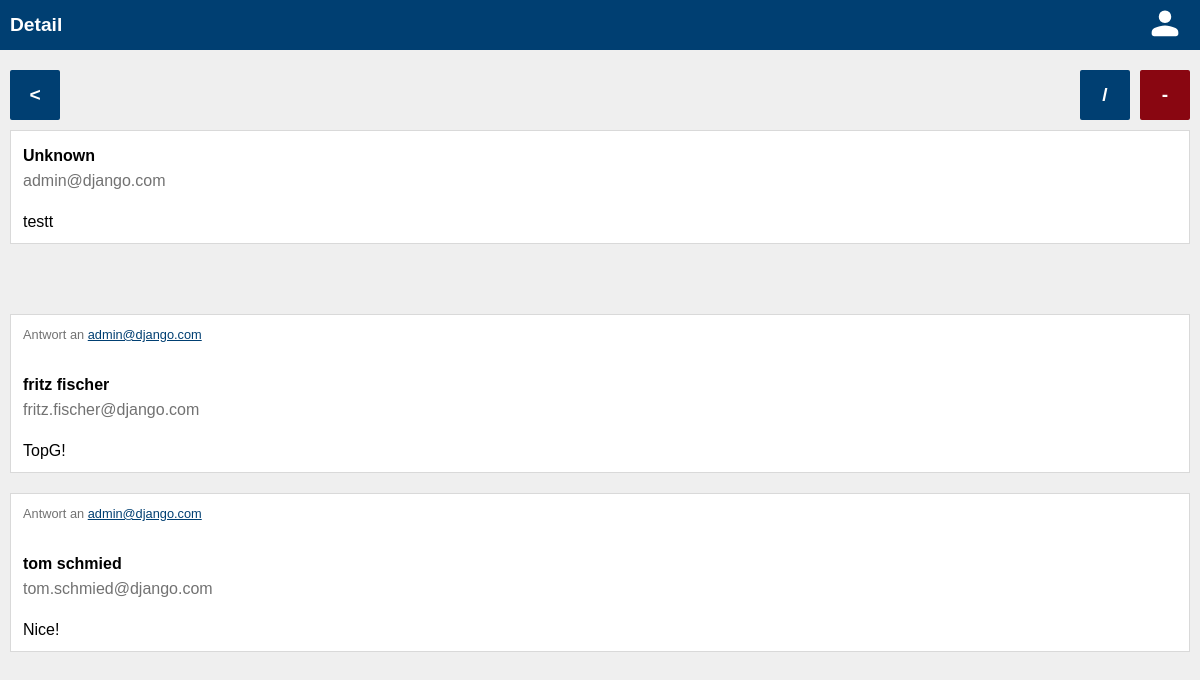
/feeds/1, run on the app's committed database.
### feeds/models.py (models this page shows)
class Feed(models.Model):
    text = models.TextField(max_length=200)
    author = models.ForeignKey(
        User,
        on_delete=models.CASCADE,
        related_name="feeds",
    )

### authentication/models.py (models this page shows)
class User(AbstractUser):
    email = models.EmailField(_("email address"), unique=True)
    USERNAME_FIELD = "email"
    REQUIRED_FIELDS = ["username"]
    birthdate = models.DateField(null = True)
    verified = models.BooleanField(null = True)

### commentary/models.py (models this page shows)
class Commentary(models.Model):
    text = models.TextField(max_length=200)
    feed = models.ForeignKey(Feed, on_delete=models.CASCADE, related_name="commentaries")
    author = models.ForeignKey(User, on_delete=models.CASCADE, related_name="commentaries")

### feeds/views.py (the view)
# urls.py: path("feeds/<slug:pk>", FeedView.as_view(), name="feed")
class FeedView(generic.DetailView):
    model = Feed
    template_name = "feeds/feed.html"

### feeds/templates/feeds/feed.html (shortened to what this page needs)
{% load static %}
<!DOCTYPE html>
<html lang="en">
<head>
    <link rel="stylesheet" href="{% static 'global.css' %}">
    <link rel="stylesheet" href="{% static 'header.css' %}">
    <link rel="stylesheet" href="{% static 'style.css' %}">
    <link rel="stylesheet" href="{% static 'feeds.css' %}">
</head>
<body>
<header>
    <h1 class="title">Detail</h1>
    <div class="profile">
        <a href="/account/"><img src="{% static 'svgs/account.svg' %}" height="40px" /></a>
    </div>
</header>
<main>
    <div class="grid-buttons grid-buttons-detail">
        <a href="{% url 'feeds' %}" class="crud-button back">
            <p><</p>
        </a>
        <a class="crud-button update">
            <p>/</p>
        </a>
        <a class="crud-button delete">
            <p>-</p>
        </a>
    </div>
    <div class="card feed">
        <a href="{% url 'user' feed.author.id %}" class="author">
            {% if feed.author.first_name != "" and feed.author.last_name != "" %}
                <p class="fulname">{{ feed.author.first_name }} {{ feed.author.last_name }}</p>
            {% else %}
                <p class="fulname">Unknown</p>
            {% endif %}
            <p class="email">{{ feed.author.email }}</p>
        </a>
        <div class="text">
            <p>{{ feed.text }}</p>
        </div>
    </div>
    <div class="grid-buttons">
    </div>
    <div class="grid-commentaries">
        {% for commentary in feed.commentaries.all %}
            <a href={% url 'commentary' commentary.id %}>
                <div class="card commentary">
                    <div class="answer">
                        <p>Antwort an <span class="answer-email">{{ commentary.feed.author.email }}</span> </p>
                    </div>
                    <div class="author">
                        {% if commentary.author.first_name != "" and commentary.author.last_name != "" %}
                                <p class="fulname">{{ commentary.author.first_name }} {{ commentary.author.last_name }}</p>
                            {% else %}
                                <p class="fulname">Unknown</p>
                            {% endif %}
                            <p class="email">{{ commentary.author.email }}</p>
                    </div>
                    <div class="text">
                        <p>{{ commentary.text }}</p>
                    </div>
            </div>
            </a>
        {% endfor %}
    </div>
</main>

### authentication/static/global.css (style rules this page uses)
* { margin: 0; padding: 0; font-family: "Quicksand-Regular", sans-serif; }
html, body { height: 100%; background-color: #EFEFEF; }
main { position: relative; padding: 10px; }
a { color: #003f72; text-decoration: none; }

### authentication/static/header.css (style rules this page uses)
header { height: 50px; display: grid; grid-template-rows: 50px; grid-template-columns: 1fr 50px; grid-template-areas: "title profile"; background-color: #003f72; color: white; font-weight: bold; padding: 0 10px; }
header .title { grid-area: title; font-size: 1.2rem; display: flex; align-items: center; }
.profile { grid-area: profile; display: flex; justify-content: center; align-items: center; filter: invert(); }
.profile a { justify-content: center; align-items: center; }

### authentication/static/style.css (style rules this page uses)
.card { border-color: #d9d9d9; border-width: 1px; border-style: solid; background-color: white; }

### feeds/static/feeds.css (style rules this page uses)
.grid-buttons { display: grid; grid-gap: 10px; grid-template-columns: 50px 1fr 50px 50px; grid-template-rows: 50px; margin: 10px 0; }
.grid-buttons-detail { grid-template-areas: "back . update delete"; }
.crud-button { cursor: pointer; display: flex; justify-content: center; align-items: center; color: white; font-size: 1.2rem; font-weight: bold; border-radius: 2px; }
.back { grid-area: back; background-color: #003f72; }
.delete { grid-area: delete; background-color: #890611; }
.update { grid-area: update; background-color: #003f72; }
.feed { display: grid; grid-gap: 20px; grid-template-columns: 1fr; grid-template-rows: 50px 1fr; grid-template-areas: "author" "text"; padding: 12px; }
.feed a, .feed p, .commentary a, .commentary p { text-decoration: none; color: black; }
.feed .author { grid-area: author; display: grid; grid-template-rows: 1fr 1fr; grid-template-columns: 1fr; grid-template-areas: "fulname" "email"; }
.author .fulname { font-weight: bold; grid-area: fulname; display: flex; align-items: center; }
.author .email { grid-area: email; display: flex; align-items: center; color: #727272 }
.feed .text { grid-area: text; }
.grid-commentaries { display: grid; grid-gap: 20px; }
.commentary { display: grid; grid-gap: 20px; grid-template-columns: 1fr; grid-template-rows: 25px 50px 1fr; grid-template-areas: "answer" "author" "text"; padding: 12px; }
.commentary .author { grid-area: author; display: grid; grid-template-rows: 1fr 1fr; grid-template-columns: 1fr; grid-template-areas: "fulname" "email"; }
.commentary .answer { grid-area: answer; font-size: 0.8rem; }
.commentary .answer p { color: #727272 }
.commentary .answer .answer-email { text-decoration: underline; color: #003f72; }

### data on the page
Feed: author.email "admin@django.com", text "testt"
Commentary: feed.author.email "admin@django.com", author.first_name "fritz", author.last_name "fischer", author.email "fritz.fischer@django.com", text "TopG!"
Commentary: feed.author.email "admin@django.com", author.first_name "tom", author.last_name "schmied", author.email "tom.schmied@django.com", text "Nice!"
